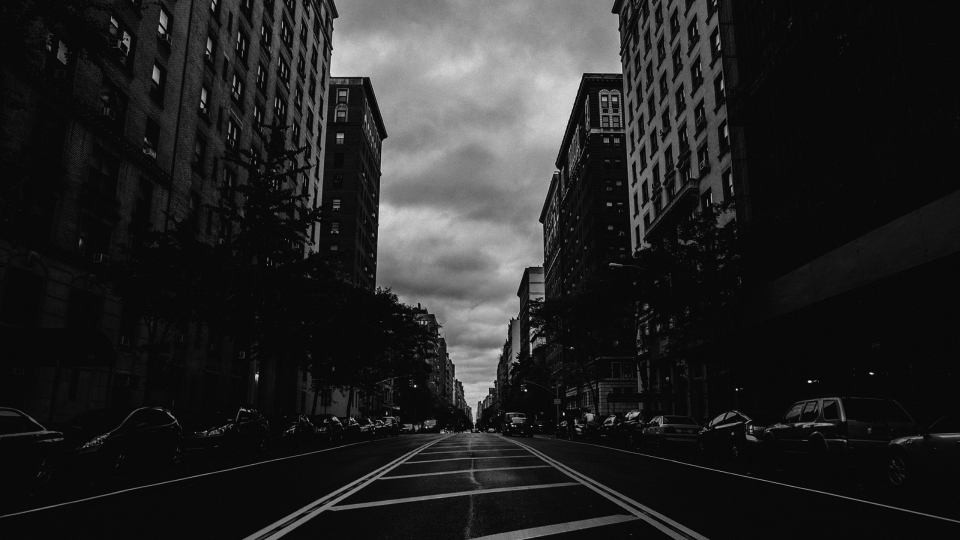
#> input picture photo.jpg, 1920 x 1080 px, found by its file name (shown at 1/2 size)
$ python histogram_matching.py
#> lines starting #> are read from the running program, lines starting #| are printed output that depends on the picture; pictures that were not available may be replaced by others from this repository, and a replacement may not be noted
import cv2
import numpy as np
from matplotlib import pyplot as plt

#Load reference and source images
ref_img = cv2.imread('D:/ComputerVision/HW1/photo.jpg', cv2.IMREAD_GRAYSCALE)
#> ref_img is the input picture: shape (1080, 1920); min 0, max 253, mean 36.2
src_img = cv2.imread('D:/ComputerVision/img.jpg', cv2.IMREAD_GRAYSCALE)

#Apply histogram equalization to the reference image
ref_img_eq = cv2.equalizeHist(ref_img)
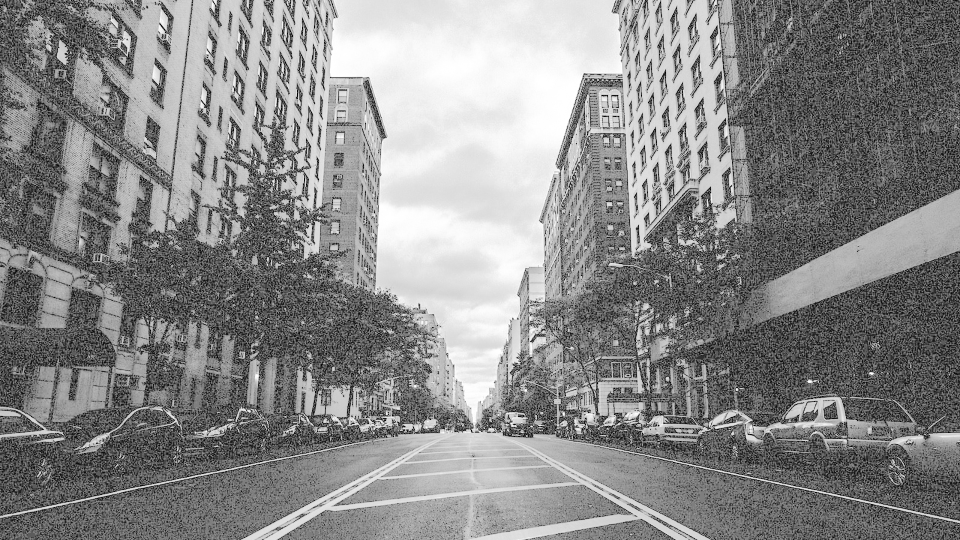
#> ref_img_eq: shape (1080, 1920) (shown at 1/2 size); min 0, max 255, mean 136.9
#Calculate the histograms for both the reference and source images
ref_hist = cv2.calcHist([ref_img_eq], [0], None, [256], [0, 256])
#> ref_hist = 256 values, max 367472 at index 92, min 0 at index 3, mean 8100
src_hist = cv2.calcHist([src_img], [0], None, [256], [0, 256])
#> src_hist = 256 values, max 367472 at index 9, min 0 at index 249, mean 8100
#Normalize the histograms
ref_hist_norm = ref_hist / ref_img.size
#> ref_hist_norm = 256 values, max 0.177 at index 92, min 0 at index 3, mean 0.00391
src_hist_norm = src_hist/src_img.size
#> src_hist_norm = 256 values, max 0.177 at index 9, min 0 at index 249, mean 0.00391
#Calculate the cumulative sum of the normalized histograms
ref_cumsum = np.cumsum(ref_hist_norm)
#> ref_cumsum = 256 values from 0.00178 to 1
src_cumsum = np.cumsum(src_hist_norm)
#> src_cumsum = 256 values from 0.000155 to 1
#Map the source image's intensities to the reference image's intensities
lookup_table = np.interp(src_cumsum, ref_cumsum, range(256))
#> lookup_table = 256 values from 0 to 255
#Apply histogram matching to the source image
matched_img = cv2.LUT(src_img, lookup_table.astype('uint8'))
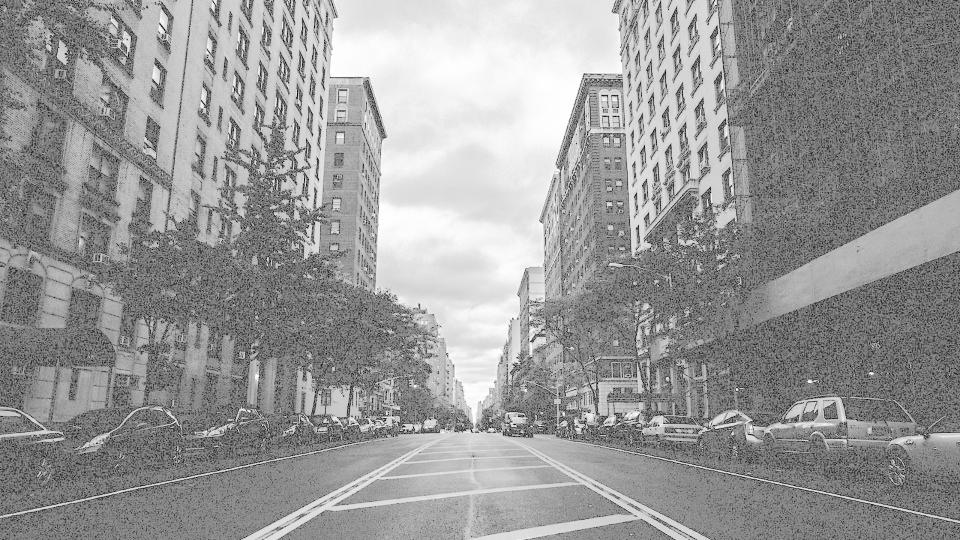
#> matched_img: shape (1080, 1920) (shown at 1/2 size); min 0, max 254, mean 152
#Display the original and matched images
plt.subplot(2, 2, 1), plt.imshow(src_img, cmap="gray")
plt.title('Source Image'), plt.xticks([]), plt.yticks([])
plt.subplot(2, 2, 2), plt.imshow(ref_img, cmap="gray")
plt.title('Reference Image'), plt.xticks([]), plt.yticks([])
plt.subplot(2, 2, 3), plt.imshow(matched_img, cmap='gray')
plt.title('Matched Image'), plt.xticks([]), plt.yticks([])
plt.subplot(2, 2, 4), plt.plot(ref_hist_norm)
plt.plot(src_hist_norm)
plt.title('Histograms'), plt.xlim([0, 256])
plt.tight_layout()
plt.show()
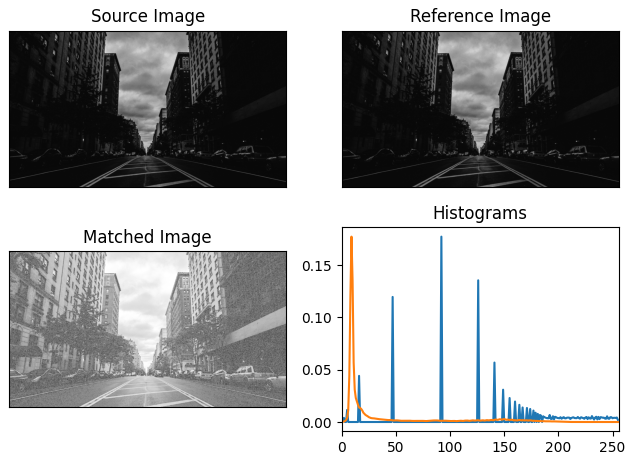
#> figure drawn by matplotlib, 4 panels; panel 4: curve peaks at x = 92, y = 0.177; panel 4: curve peaks at x = 9, y = 0.177

cv2.waitKey(0)
cv2.destroyAllWindows()
